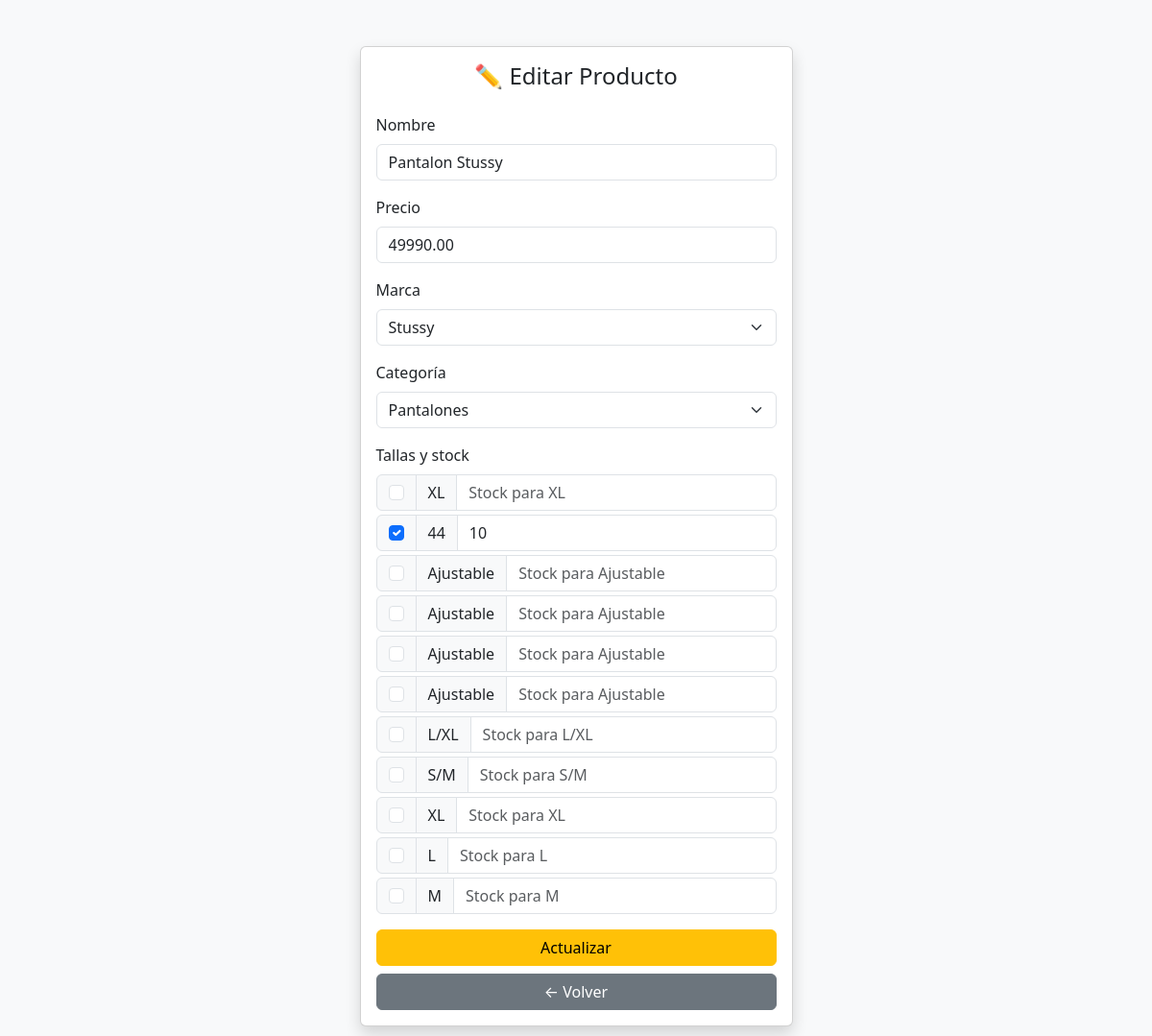
Page /views/products/edit.php?id=6 (signed in) on the committed database.
### tables this page shows
CREATE TABLE `products` (
  `id` int(11) NOT NULL,
  `user_id` int(11) DEFAULT NULL,
  `name` varchar(100) DEFAULT NULL,
  `price` decimal(10,2) DEFAULT NULL,
  `created_at` timestamp NOT NULL DEFAULT current_timestamp(),
  `brand_id` int(11) DEFAULT NULL,
  `category_id` int(11) DEFAULT NULL
);

CREATE TABLE `brands` (
  `id` int(11) NOT NULL,
  `name` varchar(100) NOT NULL
);

CREATE TABLE `categories` (
  `id` int(11) NOT NULL,
  `name` varchar(100) NOT NULL
);

CREATE TABLE `sizes` (
  `id` int(11) NOT NULL,
  `label` varchar(10) NOT NULL
);

### views/products/edit.php (the view, shortened to what this page needs)
<?php
require_once '../../config/database.php';
$id = $_GET['id'] ?? null;
$user_id = $_SESSION['user']['id'];
$stmt = $pdo->prepare("SELECT * FROM products WHERE id = ? AND user_id = ?");
$stmt->execute([$id, $user_id]);
$product = $stmt->fetch();
$marcas = $pdo->query("SELECT id, name FROM brands")->fetchAll();
$categorias = $pdo->query("SELECT id, name FROM categories")->fetchAll();
$tallas = $pdo->query("SELECT id, label FROM sizes")->fetchAll();
$stmt = $pdo->prepare("SELECT size_id, stock FROM product_sizes WHERE product_id = ?");
$stmt->execute([$product['id']]);
$stock_por_talla = [];
foreach ($stmt->fetchAll() as $row) {
    $stock_por_talla[$row['size_id']] = $row['stock'];
}
?>
<!DOCTYPE html>
<html lang="es">
<head>
  <link href="https://cdn.jsdelivr.net/npm/bootstrap@5.3.0/dist/css/bootstrap.min.css" rel="stylesheet">
</head>
<body class="bg-light">
<div class="container py-5">
  <div class="row justify-content-center">
    <div class="col-md-6 col-lg-5">
      <div class="card shadow">
        <div class="card-body">
          <h4 class="card-title text-center mb-4">✏️ Editar Producto</h4>
          <form method="POST" action="../../controllers/UpdateProduct.php">
            <div class="mb-3">
              <label class="form-label">Nombre</label>
              <input name="name" type="text" class="form-control" value="<?= htmlspecialchars($product['name']) ?>" required>
            </div>
            <div class="mb-3">
              <label class="form-label">Precio</label>
              <input name="price" type="number" step="0.01" class="form-control" value="<?= $product['price'] ?>" required>
            </div>
            <div class="mb-3">
              <label class="form-label">Marca</label>
              <select name="brand_id" class="form-select" required>
                <?php foreach ($marcas as $m): ?>
                  <option value="<?= $m['id'] ?>" <?= $m['id'] == $product['brand_id'] ? 'selected' : '' ?>>
                    <?= $m['name'] ?>
                  </option>
                <?php endforeach; ?>
              </select>
            </div>
            <div class="mb-3">
              <label class="form-label">Categoría</label>
              <select name="category_id" class="form-select" required>
                <?php foreach ($categorias as $c): ?>
                  <option value="<?= $c['id'] ?>" <?= $c['id'] == $product['category_id'] ? 'selected' : '' ?>>
                    <?= $c['name'] ?>
                  </option>
                <?php endforeach; ?>
              </select>
            </div>
            <div class="mb-3">
              <label class="form-label">Tallas y stock</label>
              <?php foreach ($tallas as $t):
                $checked = isset($stock_por_talla[$t['id']]);
                $cantidad = $checked ? $stock_por_talla[$t['id']] : '';
              ?>
              <div class="input-group mb-1">
                <div class="input-group-text">
                  <input class="form-check-input mt-0" type="checkbox" name="sizes[<?= $t['id'] ?>]" <?= $checked ? 'checked' : '' ?>>
                </div>
                <span class="input-group-text"><?= $t['label'] ?></span>
                <input type="number" name="stock[<?= $t['id'] ?>]" class="form-control" placeholder="Stock para <?= $t['label'] ?>" value="<?= $cantidad ?>">
              </div>
              <?php endforeach; ?>
            </div>
            <button type="submit" class="btn btn-warning w-100">Actualizar</button>
            <a href="index.php" class="btn btn-secondary w-100 mt-2">← Volver</a>
          </form>
        </div>
      </div>
    </div>
  </div>
</div>
</body>
</html>

### rows in the picture
products: name "Pantalon Stussy", price "49990.00", brand_id "Stussy", category_id "Pantalones"
sizes: label "XL", label "Stock para XL"
sizes: id "☑", label "44", id "10"
sizes: label "Ajustable", label "Stock para Ajustable"
sizes: label "Ajustable", label "Stock para Ajustable"
sizes: label "Ajustable", label "Stock para Ajustable"
sizes: label "Ajustable", label "Stock para Ajustable"
sizes: label "L/XL", label "Stock para L/XL"
sizes: label "S/M", label "Stock para S/M"
sizes: label "XL", label "Stock para XL"
sizes: label "L", label "Stock para L"
sizes: label "M", label "Stock para M"
